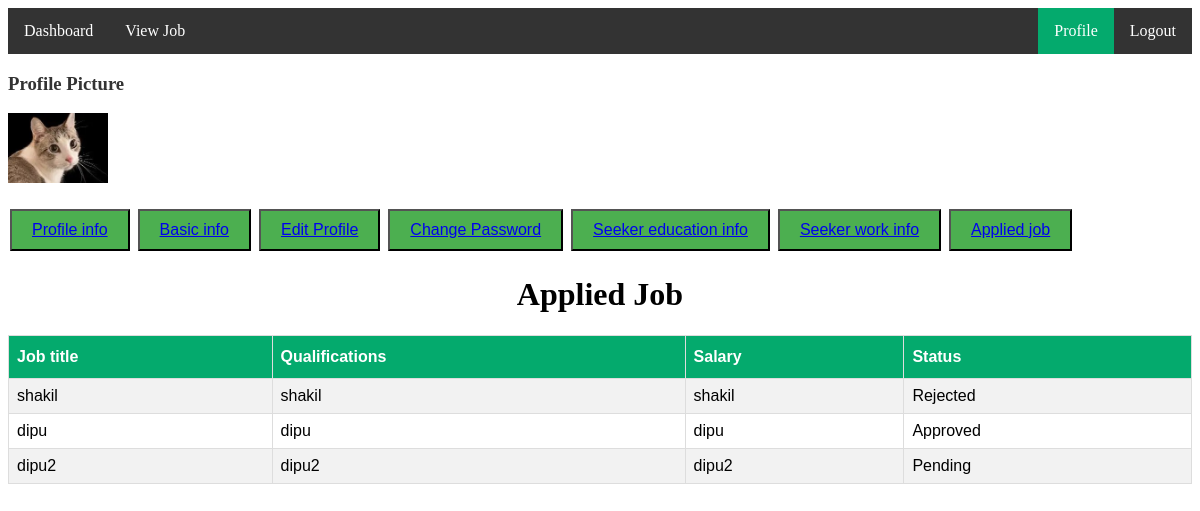
/appliedjob/ (signed in), run on an earlier commit of the app's database.
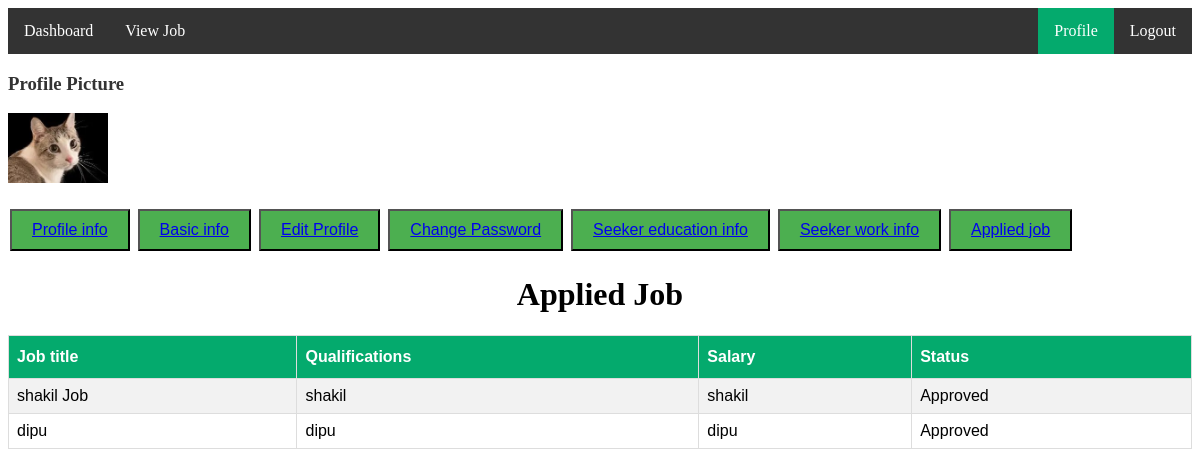
And on a later commit of the database.
### jobApp/models.py (models this page shows, shortened)
class ApplyJobModel(models.Model):
    applicant=models.ForeignKey(CustomUserModel,on_delete=models.CASCADE,related_name='applicantinfo')
    applied_job=models.ForeignKey(JobModel,on_delete=models.CASCADE)
    skills=models.CharField(max_length=100)
    resume = models.FileField(upload_to='media/seeker_resume')
    seeker_profile_pic = models.ImageField(upload_to='media/seeker_profile_pic')
    qualifications = models.TextField()
    status=models.CharField(max_length=100, default="Pending")

class JobModel(models.Model):
    job_title=models.CharField(max_length=100)
    company_description=models.TextField()
    company_logo=models.ImageField(upload_to='media/company_logo')
    company_name=models.CharField(max_length=100)
    company_location=models.TextField()
    qualifications=models.CharField(max_length=100)
    deadline=models.DateField()
    salary=models.CharField(max_length=100)
    created_by=models.ForeignKey(CustomUserModel,on_delete=models.CASCADE)

### jobProject/views.py (the view)
# urls.py: path('appliedjob/',appliedjob,name='appliedjob'),
def appliedjob(request):
    current_user=request.user
    appliedjob = ApplyJobModel.objects.filter(applicant=current_user)
    jobDict={
        'appliedjob':appliedjob
    }
    return render(request,'seeker/appliedjob.html',jobDict)

### templates/seeker/appliedjob.html (shortened to what this page needs)
{% extends 'profile/baseprofile.html' %}
{% block proinfo %}
<!DOCTYPE html>
<html>
<head>
</head>
<body>
<h1 style="text-align: center;">Applied Job</h1>
<table id="customers">
  <tr>
    <th>Job title</th>
    <th>Qualifications</th>
    <th>Salary</th>
    <th>Status</th>
  </tr>
  {% for i in appliedjob %}
  <tr>
      <td>{{i.applied_job.job_title}}</td>
      <td>{{i.applied_job.qualifications}}</td>
      <td>{{i.applied_job.salary}}</td>
      <td>{{i.status}}</td>
    </tr>
    {% endfor %}
</table>
</body>
</html>
{% endblock proinfo %}

What changed in the data, as far as the page shows it:
removed ApplyJobModel: applied_job.job_title "dipu2", applied_job.qualifications "dipu2", applied_job.salary "dipu2", status "Pending"
changed ApplyJobModel "shakil": applied_job.job_title "shakil" → "shakil Job"; status "Rejected" → "Approved"
